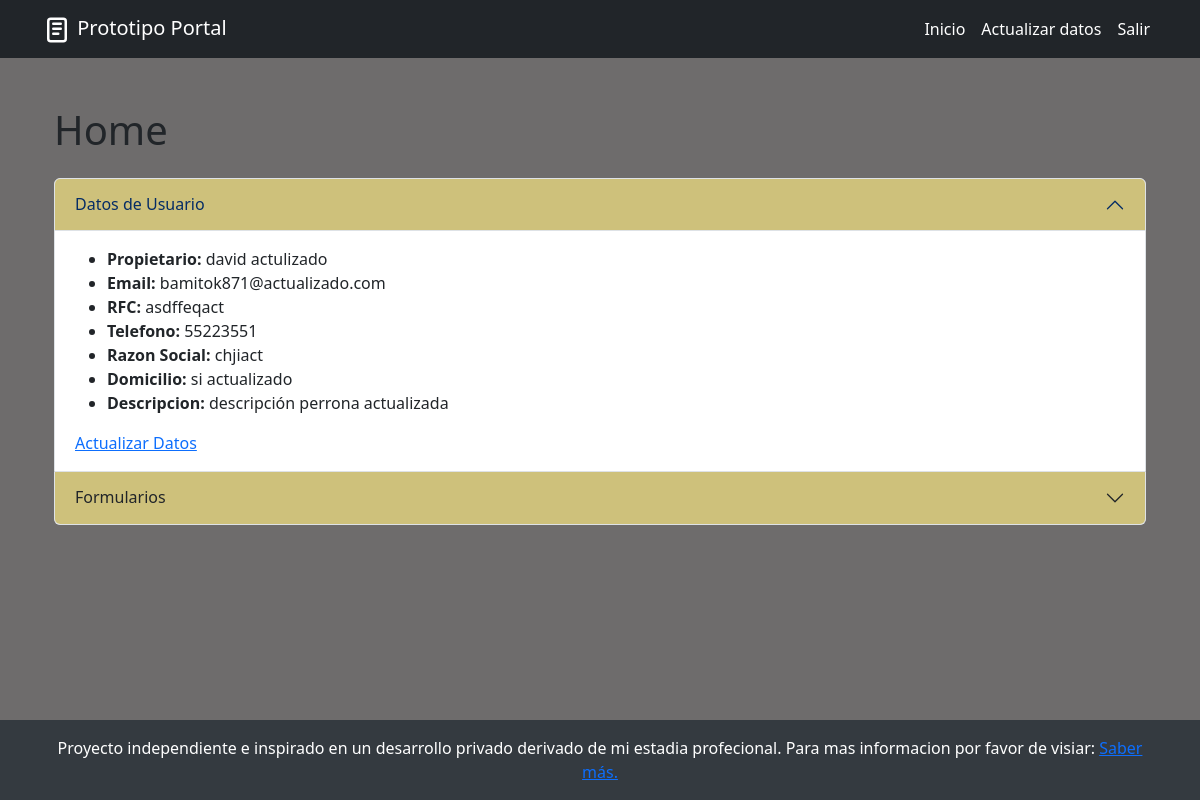
The app's page / (signed in), older data.
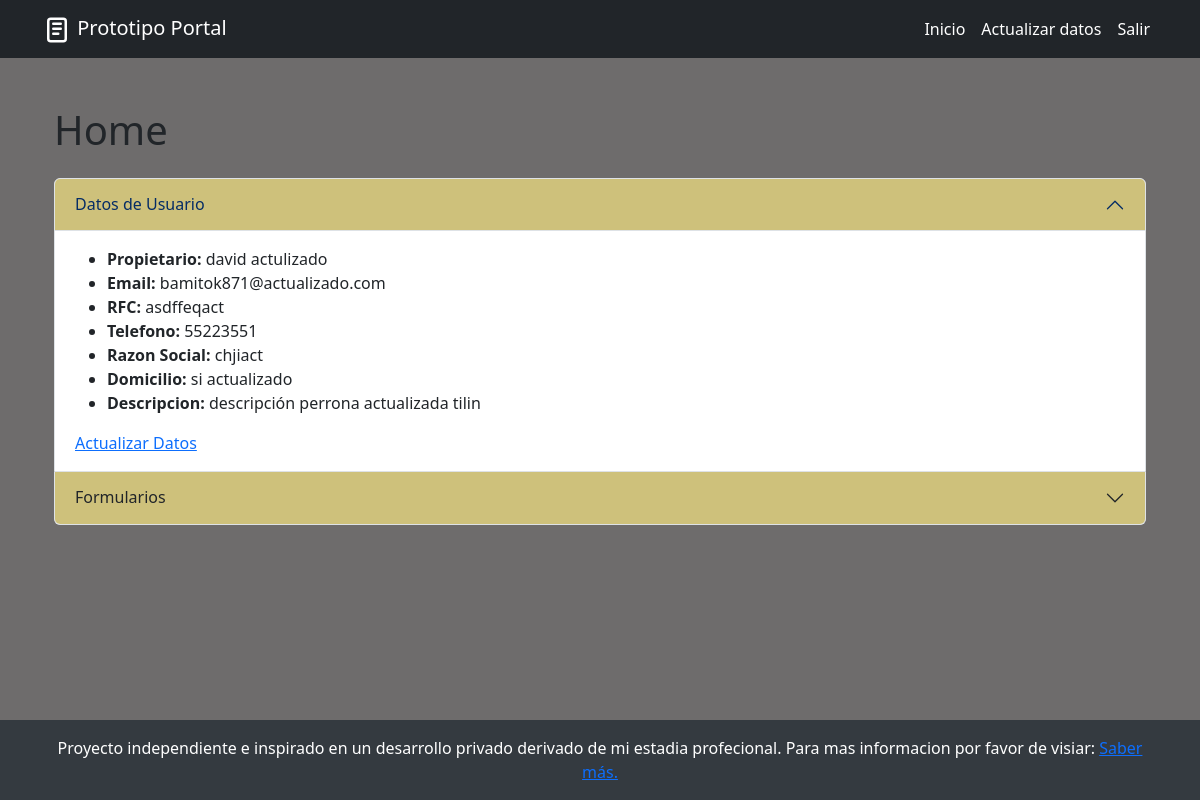
The same page, newer data.
### Portal/models.py (models this page shows, shortened)
class datosUsuarioM(models.Model):
    propietario = models.CharField(max_length=255)
    email = models.EmailField(max_length=255)
    rfc = models.CharField(max_length=13)
    telefono = models.CharField(max_length=30)
    razonSocial = models.CharField(max_length=255)
    descripcion = models.TextField(max_length=500, blank=True, null=True)
    domicilio = models.CharField(max_length=255)
    user = models.ForeignKey (User, on_delete=models.CASCADE)

### Portal/views.py (the view)
# urls.py: 2. Add a URL to urlpatterns:  path('', views.home, name='home')
@login_required(login_url='iniciarSesion')
def home(request):
    datos = datosUsuarioM.objects.filter(user=request.user).first()
    return render(request, 'home.html', {
        'datosUsuario': datos
    })

### Portal/templates/home.html (shortened to what this page needs)
{% extends 'base.html' %} {% block content %} {% load static %}
<div class="container mt-4">
  <h1>Home</h1>
  <div class="accordion mt-4" id="accordionExample">
    <div class="accordion-item">
      <h2 class="accordion-header">
        <button
          class="accordion-button"
          type="button"
          data-bs-toggle="collapse"
          data-bs-target="#collapseOne"
          aria-expanded="true"
          aria-controls="collapseOne"
          style="background-color: #cec17b;"
        >
          Datos de Usuario
        </button>
      </h2>
      <div
        id="collapseOne"
        class="accordion-collapse collapse show"
        data-bs-parent="#accordionExample"
      >
        <div class="accordion-body">
            <ul>
              <li>
                <strong>Propietario: </strong>{{datosUsuario.propietario}}
              </li>
              <li>
                <strong>Email: </strong>{{datosUsuario.email}}
              </li>
              <li>
                <strong>RFC: </strong>{{datosUsuario.rfc}}
              </li>
              <li>
                <strong>Telefono: </strong>{{datosUsuario.telefono}}
              </li>
              <li>
                <strong>Razon Social: </strong>{{datosUsuario.razonSocial}}
              </li>
              <li>
                <strong>Domicilio: </strong>{{datosUsuario.domicilio}}
              </li>
              <li>
                <strong>Descripcion: </strong>{{datosUsuario.descripcion}}
              </li>
            </ul>
            <a href="{% url 'actualizar' %}">Actualizar Datos</a>
        </div>
      </div>
    </div>
    <div class="accordion-item">
      <h2 class="accordion-header">
        <button
          class="accordion-button collapsed"
          type="button"
          data-bs-toggle="collapse"
          data-bs-target="#collapseTwo"
          aria-expanded="false"
          aria-controls="collapseTwo"
          style="background-color: #cec17b;"
        >
            Formularios
        </button>
      </h2>
    </div>
  </div>
</div>
{% endblock %}

Row changes from the older to the newer data that the page shows:
changed datosUsuarioM "david actulizado": descripcion "descripción perrona actualizada" → "descripción perrona actualizada tilin"
